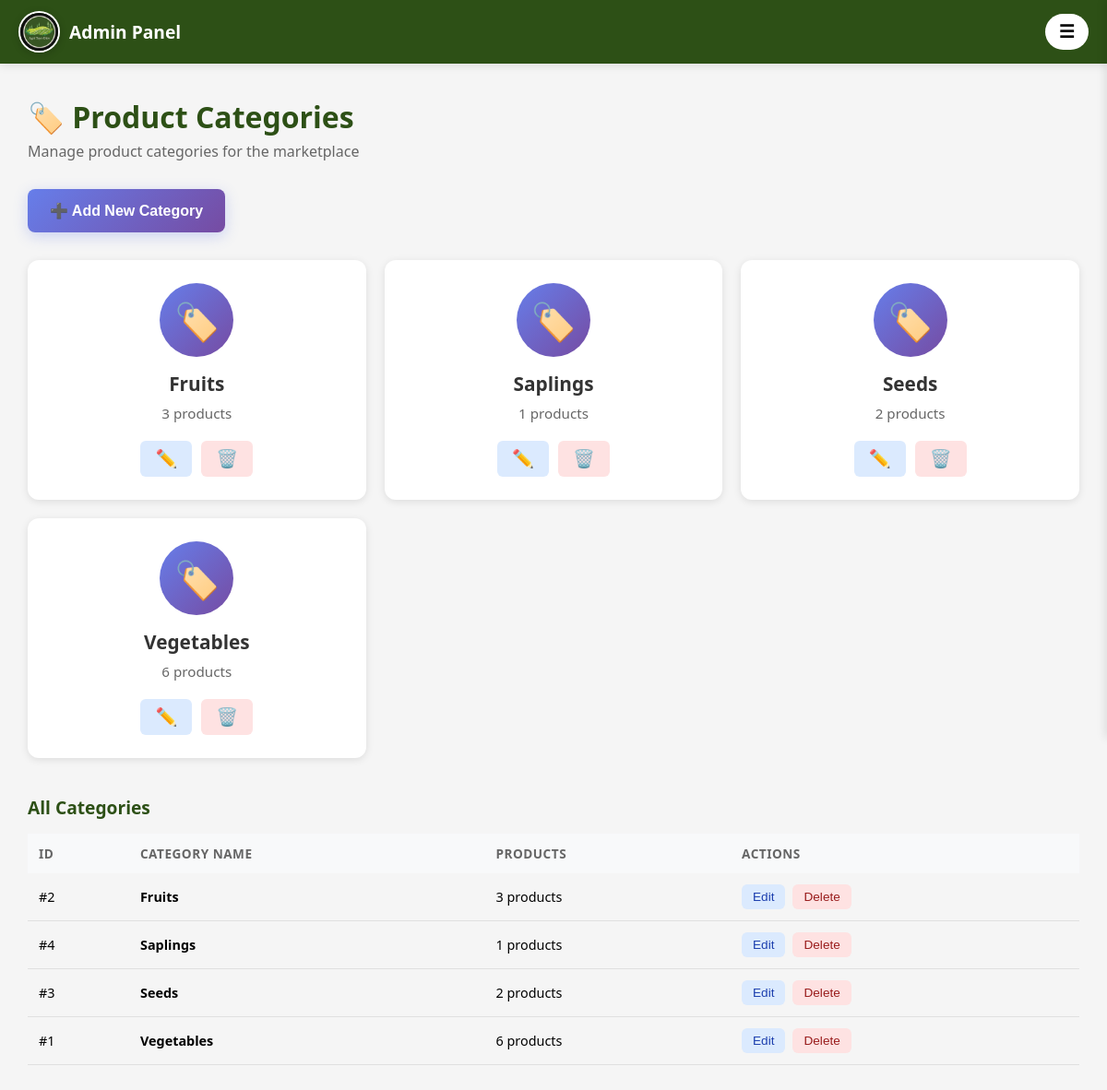
/public/profile/admin/category (signed in), run on the app's committed database.
### tables this page shows
CREATE TABLE `categories` (
  `categoryID` int(11) NOT NULL,
  `category` varchar(100) NOT NULL,
  `image_url` varchar(500) DEFAULT NULL
);

### app/models/Category.php (called while the page is built, shortened)
<?php
class Category
{
    private $conn;
    private $table = 'categories';
    public function __construct()
    {
        $database = new Database();
        $this->conn = $database->connect();
    }
    public function getAllCategories()
    {
        $query = "SELECT * FROM {$this->table} ORDER BY category ASC";
        $stmt = $this->conn->query($query);
        return $stmt->fetchAll(PDO::FETCH_ASSOC);
    }
    public function getProductCountByCategory($categoryID)
    {
        $query = "SELECT COUNT(*) as count FROM products
                 WHERE categoryID = ? AND is_available = 1";
        $stmt = $this->conn->prepare($query);
        $stmt->execute([$categoryID]);
        $result = $stmt->fetch(PDO::FETCH_ASSOC);
        return $result['count'] ?? 0;
    }
}

### config/database.php (called while the page is built)
<?php
class Database
{
    private $host = "localhost";
    private $user = "root";
    private $pass = "";
    private $dbname = "agri_db";
    private $conn;
    public function connect()
    {
        if ($this->conn === null) {
            try {
                $dsn = "mysql:host={$this->host};dbname={$this->dbname};charset=utf8mb4";
                $this->conn = new PDO($dsn, $this->user, $this->pass);
                $this->conn->setAttribute(PDO::ATTR_ERRMODE, PDO::ERRMODE_EXCEPTION);
            } catch (PDOException $e) {
                die("Database Error: " . $e->getMessage());
            }
        }
        return $this->conn;
    }
}

### app/views/profile/admin/categories.php (the view, shortened to what this page needs)
<?php
require_once __DIR__ . '/../../../../config/config.php';
require_once __DIR__ . '/../../../../config/database.php';
require_once __DIR__ . '/../../../models/Category.php';
$categoryModel = new Category();
$categories = $categoryModel->getAllCategories();
$categoriesWithCounts = [];
foreach ($categories as $cat) {
    $cat['product_count'] = $categoryModel->getProductCountByCategory($cat['categoryID']);
    $categoriesWithCounts[] = $cat;
}
?>
<!DOCTYPE html>
<html lang="en">
<head>
    <link rel="stylesheet" href="<?php echo BASE_URL; ?>css/responsive.css">
    <link rel="stylesheet" href="<?php echo BASE_URL; ?>css/admin/dashboard.css">
</head>
<body>
    <nav class="top-navbar">
        <div class="logo-wrapper">
            <img src="<?php echo BASE_URL; ?>images/logo.jpg" alt="Logo">
            <span class="logo">Admin Panel</span>
        </div>
        <div class="navbar-actions">
            <button class="nav-btn" onclick="toggleSidebar()">
                <span class="menu-icon">☰</span>
            </button>
        </div>
    </nav>
    <main class="main-content">
        <div class="page-header">
            <h1 class="page-title">🏷️ Product Categories</h1>
            <p class="page-subtitle">Manage product categories for the marketplace</p>
        </div>
        <section class="action-section">
            <button onclick="showAddModal()" class="btn-add-category">
                ➕ Add New Category
            </button>
        </section>
        <section class="categories-section">
            <div class="categories-grid">
                <?php foreach ($categoriesWithCounts as $category): ?>
                <div class="category-card">
                    <div class="category-icon">🏷️</div>
                    <div class="category-info">
                        <h3><?php echo htmlspecialchars($category['category']); ?></h3>
                        <p class="product-count"><?php echo $category['product_count']; ?> products</p>
                    </div>
                    <div class="category-actions">
                        <button onclick="showEditModal(<?php echo $category['categoryID']; ?>, '<?php echo htmlspecialchars($category['category']); ?>')"
                                class="btn-edit" title="Edit">
                            ✏️
                        </button>
                        <button onclick="showDeleteModal(<?php echo $category['categoryID']; ?>, '<?php echo htmlspecialchars($category['category']); ?>', <?php echo $category['product_count']; ?>)"
                                class="btn-delete" title="Delete">
                            🗑️
                        </button>
                    </div>
                </div>
                <?php endforeach; ?>
            </div>
        </section>
        <section class="table-section">
            <div class="section-header">
                <h2 class="section-title">All Categories</h2>
            </div>
            <div class="table-container">
                <table class="data-table">
                    <thead>
                        <tr>
                            <th>ID</th>
                            <th>Category Name</th>
                            <th>Products</th>
                            <th>Actions</th>
                        </tr>
                    </thead>
                    <tbody>
                        <?php foreach ($categoriesWithCounts as $category): ?>
                        <tr>
                            <td>#<?php echo $category['categoryID']; ?></td>
                            <td><strong><?php echo htmlspecialchars($category['category']); ?></strong></td>
                            <td><?php echo $category['product_count']; ?> products</td>
                            <td>
                                <div class="table-actions">
                                    <button onclick="showEditModal(<?php echo $category['categoryID']; ?>, '<?php echo htmlspecialchars($category['category']); ?>')"
                                            class="btn-action btn-edit-sm">Edit</button>
                                    <button onclick="showDeleteModal(<?php echo $category['categoryID']; ?>, '<?php echo htmlspecialchars($category['category']); ?>', <?php echo $category['product_count']; ?>)"
                                            class="btn-action btn-delete-sm">Delete</button>
                                </div>
                            </td>
                        </tr>
                        <?php endforeach; ?>
                    </tbody>
                </table>
            </div>
        </section>
    </main>
</body>
</html>

### public/css/admin/dashboard.css (style rules this page uses)
* { margin: 0; padding: 0; box-sizing: border-box; }
body { font-family: 'Segoe UI', Tahoma, Geneva, Verdana, sans-serif; background: #f5f5f5; }
.top-navbar { background: #2d5016; padding: 12px 20px; display: flex; align-items: center; justify-content: space-between; box-shadow: 0 2px 10px rgba(0, 0, 0, 0.1); position: fixed; top: 0; left: 0; right: 0; z-index: 1000; }
.logo-wrapper { display: flex; align-items: center; gap: 10px; }
.logo-wrapper img { width: 45px; height: 45px; border-radius: 50%; object-fit: cover; border: 2px solid white; box-shadow: 0 2px 8px rgba(0, 0, 0, 0.2); }
.logo { color: white; font-size: 1.2rem; font-weight: 700; }
.navbar-actions { display: flex; gap: 10px; }
.nav-btn { background: white; border: none; padding: 8px 15px; border-radius: 20px; cursor: pointer; font-size: 0.85rem; font-weight: 600; display: flex; align-items: center; gap: 5px; transition: all 0.3s; }
.menu-icon { font-size: 1.2rem; }
.main-content { margin-top: 75px; padding: 30px; max-width: 1400px; margin-left: auto; margin-right: auto; }
.page-header { margin-bottom: 30px; }
.page-title { font-size: 2rem; color: #2d5016; margin-bottom: 5px; font-weight: 700; }
.page-subtitle { font-size: 1rem; color: #666; }
.section-header { display: flex; justify-content: space-between; align-items: center; margin-bottom: 15px; }
.section-title { font-size: 1.2rem; color: #2d5016; font-weight: 700; }
.table-container { overflow-x: auto; }
.data-table { width: 100%; border-collapse: collapse; }
.data-table thead { background: #f8f9fa; }
.data-table th { padding: 12px; text-align: left; font-size: 0.85rem; color: #666; font-weight: 600; text-transform: uppercase; letter-spacing: 0.5px; }
.data-table td { padding: 12px; border-bottom: 1px solid #e0e0e0; font-size: 0.9rem; }

### app/views/profile/admin/categories.php (style rules this page uses)
.action-section { margin-bottom: 30px; }
.btn-add-category { padding: 14px 24px; background: linear-gradient(135deg, #667eea 0%, #764ba2 100%); color: white; border: none; border-radius: 8px; cursor: pointer; font-weight: 600; font-size: 1rem; box-shadow: 0 4px 15px rgba(102, 126, 234, 0.3); transition: all 0.3s; }
.categories-grid { display: grid; grid-template-columns: repeat(auto-fill, minmax(280px, 1fr)); gap: 20px; margin-bottom: 40px; }
.category-card { background: white; border-radius: 12px; padding: 25px; box-shadow: 0 2px 8px rgba(0,0,0,0.1); display: flex; flex-direction: column; align-items: center; text-align: center; transition: all 0.3s; position: relative; }
.category-icon { width: 80px; height: 80px; background: linear-gradient(135deg, #667eea 0%, #764ba2 100%); border-radius: 50%; display: flex; align-items: center; justify-content: center; font-size: 2.5rem; margin-bottom: 15px; }
.category-info h3 { margin: 0 0 8px 0; font-size: 1.3rem; color: #333; }
.product-count { margin: 0; color: #666; font-size: 0.95rem; }
.category-actions { display: flex; gap: 10px; margin-top: 20px; }
.btn-edit, .btn-delete { padding: 8px 16px; border: none; border-radius: 6px; cursor: pointer; font-size: 1.2rem; transition: all 0.2s; }
.btn-edit { background: #dbeafe; }
.btn-delete { background: #fee2e2; }
.table-actions { display: flex; gap: 8px; }
.btn-action { padding: 6px 12px; border: none; border-radius: 6px; cursor: pointer; font-size: 0.85rem; font-weight: 500; }
.btn-edit-sm { background: #dbeafe; color: #1e40af; }
.btn-delete-sm { background: #fee2e2; color: #991b1b; }

### data on the page
categories: category "Fruits", product_count "3", categoryID "2"
categories: category "Saplings", product_count "1", categoryID "4"
categories: category "Seeds", product_count "2", categoryID "3"
categories: category "Vegetables", product_count "6", categoryID "1"
